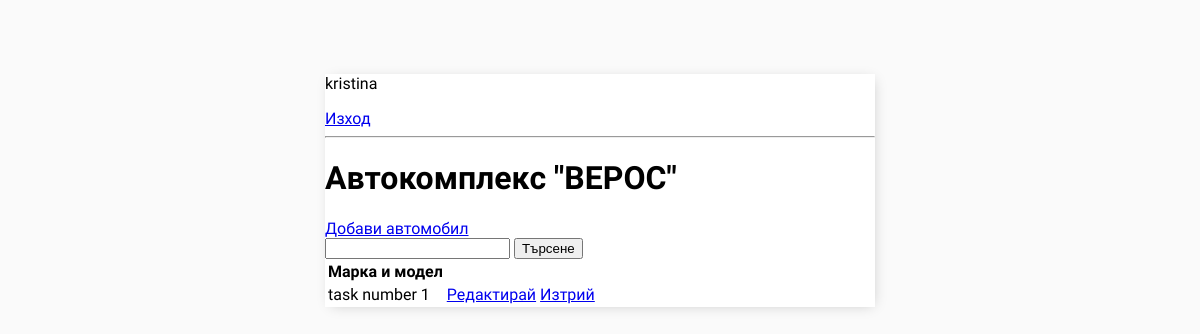
The app's page / (signed in), older data.
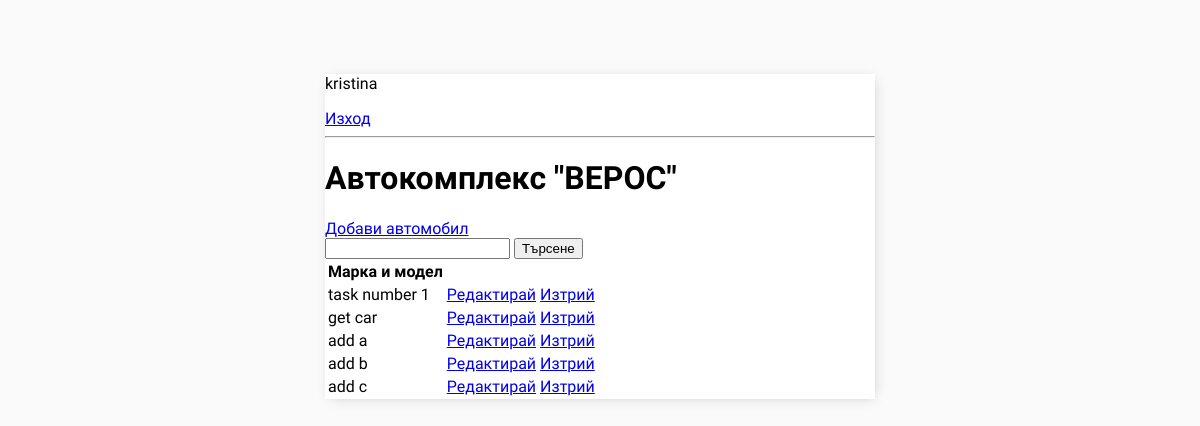
The same page, newer data.
### base/models.py (models this page shows, shortened)
class Task(models.Model):
    user = models.ForeignKey(
        User, on_delete=models.CASCADE,null=True,blank=True)
    title = models.CharField(max_length = 200)
    description = models.TextField(null=True,blank=True)
    complete = models.BooleanField(default=False)
    create = models.DateTimeField(auto_now_add=True)
    class Meta:
        ordering = ['complete']

### base/views.py (the view)
# urls.py: path('', TaskList.as_view(), name='tasks'),
class TaskList(LoginRequiredMixin, ListView):
    model = Task
    context_object_name = "tasks"
    def get_context_data(self, **kwargs):
        context = super().get_context_data(**kwargs)
        context['tasks'] = context['tasks'].filter(user=self.request.user)
        context['count'] = context['tasks'].filter(complete=False)
        search_input = self.request.GET.get('search-area') or ''
        if search_input:
            context['tasks'] = context['tasks'].filter(
                title__startswith=search_input)
        context['search_input'] = search_input
        return context

### base/templates/base/task_list.html
{% extends 'base/main.html' %}
{% block content %}
{% if request.user.is_authenticated %}
<p>{{request.user}}</p>
<a href="{% url 'logout' %}">Изход</a>
{% else %}
<a href="{% url 'login' %}">Вход</a>
{% endif %}
<hr>
<h1>Автокомплекс "ВЕРОС" {{color}}</h1>
<a href="{% url 'task-create' %}">Добави автомобил</a>
<form method="GET">
    <input type="text" name='search-area' value="{{search_input}}">
    <input type="submit" value="Търсене">
</form>
<table>
    <tr>
        <th>Марка и модел</th>
        <th></th>
    </tr>
    {% for task in tasks %}
    <tr>
        <td>{{task.title}}</td>
        <td><a href="{% url 'task-update' task.id %}">Редактирай</a></td>
        <td><a href="{% url 'task-delete' task.id %}">Изтрий</a></td>
    </tr>
    {% empty %}
        <h3>Няма добавени автомобили</h3>
    {% endfor %}
</table>
{% endblock content %}

### base/templates/base/main.html (shortened to what this page needs)
<!DOCTYPE html>
<html>
  <head>
  </head>
  <body>
    <div class="container">
        {% block content %}
        {% endblock content %}
    </div>
  </body>
</html>

### base/templates/base/main.html (style rules this page uses)
body { background-color:#FAFAFA; font-family: 'Prosto One', cursive; padding-top: 50px; }
.container { max-width: 550px; margin: auto; background-color: #fff; -webkit-box-shadow: 2px 2px 13px -4px rgba(0, 0, 0, 0.21); box-shadow: 2px 2px 13px -4px rgba(0, 0, 0, 0.21); }

Row changes from the older to the newer data that the page shows:
added Task: title "get car"
added Task: title "add a"
added Task: title "add b"
added Task: title "add c"
